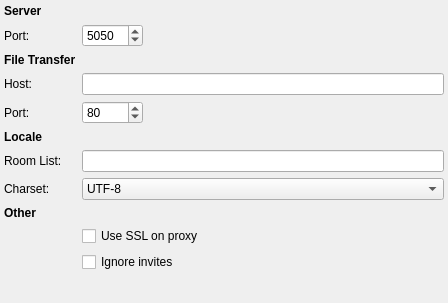
<?xml version="1.0" encoding="UTF-8"?>
<ui version="4.0">
 <class>YahooServerSettingsWidget</class>
 <widget class="QWidget" name="YahooServerSettingsWidget">
  <property name="geometry">
   <rect>
    <x>0</x>
    <y>0</y>
    <width>448</width>
    <height>303</height>
   </rect>
  </property>
  <property name="windowTitle">
   <string>Advanced Options</string>
  </property>
  <layout class="QVBoxLayout" name="verticalLayout_4">
   <property name="margin">
    <number>4</number>
   </property>
   <item>
    <layout class="QFormLayout" name="formLayout">
     <property name="sizeConstraint">
      <enum>QLayout::SetMinimumSize</enum>
     </property>
     <property name="fieldGrowthPolicy">
      <enum>QFormLayout::AllNonFixedFieldsGrow</enum>
     </property>
     <item row="0" column="0">
      <widget class="QLabel" name="serverHeadlineLabel">
       <property name="sizePolicy">
        <sizepolicy hsizetype="Maximum" vsizetype="Fixed">
         <horstretch>0</horstretch>
         <verstretch>0</verstretch>
        </sizepolicy>
       </property>
       <property name="text">
        <string>&lt;b&gt;Server&lt;/b&gt;</string>
       </property>
      </widget>
     </item>
     <item row="1" column="0">
      <widget class="QLabel" name="serverPortLabel">
       <property name="text">
        <string>Port:</string>
       </property>
      </widget>
     </item>
     <item row="1" column="1">
      <widget class="KIntSpinBox" name="serverPort">
       <property name="sizePolicy">
        <sizepolicy hsizetype="Fixed" vsizetype="Fixed">
         <horstretch>0</horstretch>
         <verstretch>0</verstretch>
        </sizepolicy>
       </property>
       <property name="maximum">
        <number>65535</number>
       </property>
       <property name="value">
        <number>5050</number>
       </property>
      </widget>
     </item>
     <item row="2" column="0">
      <widget class="QLabel" name="transferHeadlineLabel">
       <property name="sizePolicy">
        <sizepolicy hsizetype="Maximum" vsizetype="Fixed">
         <horstretch>0</horstretch>
         <verstretch>0</verstretch>
        </sizepolicy>
       </property>
       <property name="text">
        <string>&lt;b&gt;File Transfer&lt;/b&gt;</string>
       </property>
      </widget>
     </item>
     <item row="3" column="0">
      <widget class="QLabel" name="xferHostLabel">
       <property name="text">
        <string>Host:</string>
       </property>
      </widget>
     </item>
     <item row="4" column="0">
      <widget class="QLabel" name="xferPortLabel">
       <property name="text">
        <string>Port:</string>
       </property>
      </widget>
     </item>
     <item row="4" column="1">
      <widget class="KIntSpinBox" name="xferPort">
       <property name="sizePolicy">
        <sizepolicy hsizetype="Fixed" vsizetype="Fixed">
         <horstretch>0</horstretch>
         <verstretch>0</verstretch>
        </sizepolicy>
       </property>
       <property name="maximum">
        <number>65535</number>
       </property>
       <property name="value">
        <number>80</number>
       </property>
      </widget>
     </item>
     <item row="5" column="0">
      <widget class="QLabel" name="localeHeadlineLabel">
       <property name="sizePolicy">
        <sizepolicy hsizetype="Maximum" vsizetype="Fixed">
         <horstretch>0</horstretch>
         <verstretch>0</verstretch>
        </sizepolicy>
       </property>
       <property name="text">
        <string>&lt;b&gt;Locale&lt;/b&gt;</string>
       </property>
      </widget>
     </item>
     <item row="6" column="0">
      <widget class="QLabel" name="roomListLocaleLablel">
       <property name="text">
        <string>Room List:</string>
       </property>
      </widget>
     </item>
     <item row="7" column="0">
      <widget class="QLabel" name="charsetLabel">
       <property name="text">
        <string>Charset:</string>
       </property>
      </widget>
     </item>
     <item row="7" column="1">
      <widget class="KComboBox" name="charsetComboBox">
       <item>
        <property name="text">
         <string>UTF-8</string>
        </property>
       </item>
      </widget>
     </item>
     <item row="8" column="0">
      <widget class="QLabel" name="otherHeadlineLabel">
       <property name="sizePolicy">
        <sizepolicy hsizetype="Maximum" vsizetype="Fixed">
         <horstretch>0</horstretch>
         <verstretch>0</verstretch>
        </sizepolicy>
       </property>
       <property name="text">
        <string>&lt;b&gt;Other&lt;/b&gt;</string>
       </property>
      </widget>
     </item>
     <item row="9" column="1">
      <widget class="QCheckBox" name="SslProxy">
       <property name="text">
        <string>Use SSL on proxy</string>
       </property>
      </widget>
     </item>
     <item row="10" column="1">
      <widget class="QCheckBox" name="ignoreInvites">
       <property name="text">
        <string>Ignore invites</string>
       </property>
      </widget>
     </item>
     <item row="3" column="1">
      <widget class="KLineEdit" name="xferHost"/>
     </item>
     <item row="6" column="1">
      <widget class="KLineEdit" name="roomListLocale"/>
     </item>
    </layout>
   </item>
   <item>
    <spacer name="verticalSpacer">
     <property name="orientation">
      <enum>Qt::Vertical</enum>
     </property>
     <property name="sizeHint" stdset="0">
      <size>
       <width>20</width>
       <height>0</height>
      </size>
     </property>
    </spacer>
   </item>
  </layout>
 </widget>
 <customwidgets>
  <customwidget>
   <class>KIntSpinBox</class>
   <extends>QSpinBox</extends>
   <header>knuminput.h</header>
  </customwidget>
  <customwidget>
   <class>KLineEdit</class>
   <extends>QLineEdit</extends>
   <header>klineedit.h</header>
  </customwidget>
  <customwidget>
   <class>KComboBox</class>
   <extends>QComboBox</extends>
   <header>kcombobox.h</header>
  </customwidget>
 </customwidgets>
 <tabstops>
  <tabstop>serverPort</tabstop>
  <tabstop>xferHost</tabstop>
  <tabstop>xferPort</tabstop>
  <tabstop>roomListLocale</tabstop>
  <tabstop>charsetComboBox</tabstop>
  <tabstop>SslProxy</tabstop>
  <tabstop>ignoreInvites</tabstop>
 </tabstops>
 <resources/>
 <connections/>
</ui>
